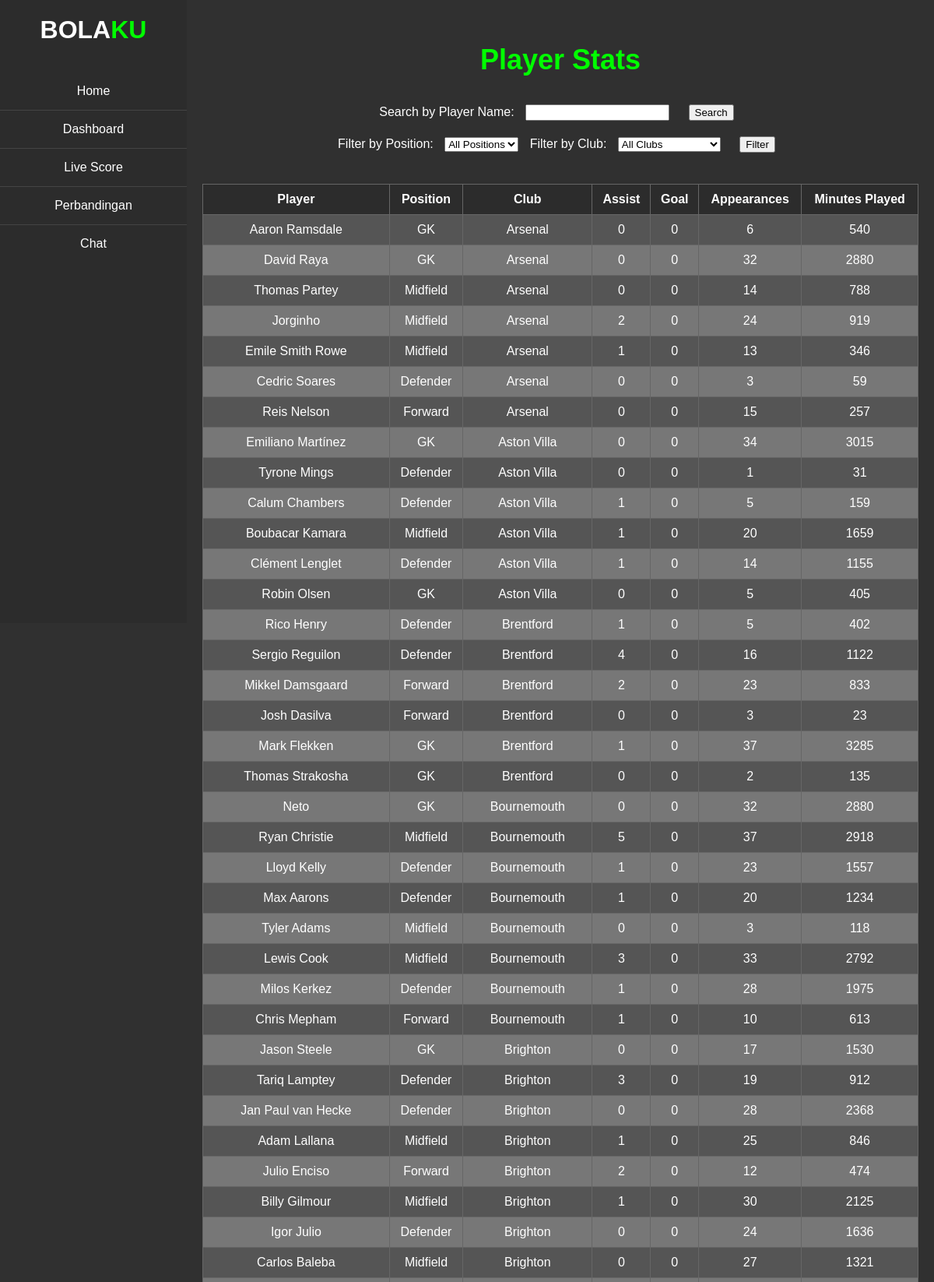
/player.php?sort=goal_asc (upper part), run on the app's committed database.
### tables this page shows
CREATE TABLE player_stats (
    id	INT,
    Player	VARCHAR(512),
    Position	VARCHAR(512),
    Club 	VARCHAR(512),
    Assist	VARCHAR(512),
    Goal	INT,
    Apps	INT,
    MinutesPlayed	INT
);

### player.php (the view, shortened to what this page needs)
<!DOCTYPE html>
<html lang="en">
<head>
</head>
<body>
    <div class="sidebar">
        <h1><span class="bola">BOLA</span><span class="ku">KU</span></h1>
        <ul>
            <li><a href="home.php">Home</a></li>
            <li><a href="dashboard.php">Dashboard</a></li>
            <li><a href="livescore.php">Live Score</a></li>
            <li><a href="perbandingan.php">Perbandingan</a></li>
            <li><a href="chat.php">Chat</a></li>
        </ul>
    </div>
    <div class="content">
        <div class="cards-container">
            <h3>Player Stats</h3>
            <form action="" method="GET">
                <label for="search">Search by Player Name:</label>
                <input type="text" id="search" name="search" value="<?php echo isset($_GET['search']) ? $_GET['search'] : ''; ?>">
                <input type="submit" value="Search">
            </form>
            <form action="" method="GET">
                <label for="position">Filter by Position:</label>
                <select id="position" name="position">
                    <option value="">All Positions</option>
                </select>
                <label for="club">Filter by Club:</label>
                <select id="club" name="club">
                    <option value="">All Clubs</option>
                </select>
                <input type="submit" value="Filter">
            </form>
            <table>
                <tr>
                    <th><a href="?sort=<?php echo isset($_GET['sort']) && $_GET['sort'] == 'player_asc' ? 'player_desc' : 'player_asc'; ?>">Player</a></th>
                    <th>Position</th>
                    <th>Club</th>
                    <th><a href="?sort=<?php echo isset($_GET['sort']) && $_GET['sort'] == 'assist_asc' ? 'assist_desc' : 'assist_asc'; ?>">Assist</a></th>
                    <th><a href="?sort=<?php echo isset($_GET['sort']) && $_GET['sort'] == 'goal_asc' ? 'goal_desc' : 'goal_asc'; ?>">Goal</a></th>
                    <th><a href="?sort=<?php echo isset($_GET['sort']) && $_GET['sort'] == 'apps_asc' ? 'apps_desc' : 'apps_asc'; ?>">Appearances</a></th>
                    <th><a href="?sort=<?php echo isset($_GET['sort']) && $_GET['sort'] == 'minutes_asc' ? 'minutes_desc' : 'minutes_asc'; ?>">Minutes Played</a></th>
                </tr>
                <?php
                include "koneksi.php";
                $query = "SELECT * FROM player_stats";
                if (isset($_GET['sort'])) {
                    $sort = $_GET['sort'];
                    switch ($sort) {
                        case 'goal_asc':
                            $query .= " ORDER BY Goal ASC";
                            break;
                    }
                } else {
                    $query .= " ORDER BY Player ASC";
                }
                $result = mysqli_query($koneksi, $query);
                while ($row = mysqli_fetch_assoc($result)) {
                    echo "<tr>";
                    echo "<td>{$row['Player']}</td>";
                    echo "<td>{$row['Position']}</td>";
                    echo "<td>{$row['Club']}</td>";
                    echo "<td>{$row['Assist']}</td>";
                    echo "<td>{$row['Goal']}</td>";
                    echo "<td>{$row['Apps']}</td>";
                    echo "<td>{$row['MinutesPlayed']}</td>";
                    echo "</tr>";
                }
                ?>
            </table>
        </div>
    </div>
</body>
</html>

### player.php (style rules this page uses)
body { font-family: Arial, sans-serif; margin: 0; padding: 0; background: #303030; color: white; display: flex; box-sizing: border-box; }
.sidebar { width: 240px; background-color: #2C2C2C; height: 100vh; position: fixed; left: 0; top: 0; color: white; }
.sidebar h1 { text-align: center; padding: 20px 0; background-color: #2C2C2C; margin: 0; }
.sidebar h1 .bola { color: white; }
.sidebar h1 .ku { color: #00ff00; }
.sidebar ul { list-style: none; padding: 0; }
.sidebar ul li { padding: 15px 20px; border-bottom: 1px solid #444; text-align: center; }
.sidebar ul li:last-child { border-bottom: none; }
.sidebar ul li a { color: white; text-decoration: none; display: block; transition: background-color 0.3s ease; }
.content { margin-left: 240px; padding: 20px; flex: 1; box-sizing: border-box; background-color: #303030; display: flex; flex-direction: column; align-items: center; }
.cards-container { display: flex; flex-direction: column; align-items: center; width: 100%; }
table { border-collapse: collapse; width: 100%; margin-top: 20px; background-color: #444; }
th, td { border: 1px solid #666; padding: 10px; text-align: center; color: white; }
th { background-color: #2C2C2C; cursor: pointer; }
th a { color: white; text-decoration: none; }
tr:nth-child(even) { background-color: #555; }
tr:nth-child(odd) { background-color: #777; }
h3 { text-align: center; font-size: 36px; color: #00ff00; }
form { margin-bottom: 20px; text-align: center; }
form input, form select { margin: 0 10px; }

### data on the page
player_stats: Player "Aaron Ramsdale", Position "GK", Club "Arsenal", Assist "0", Goal "0", Apps "6", MinutesPlayed "540"
player_stats: Player "David Raya", Position "GK", Club "Arsenal", Assist "0", Goal "0", Apps "32", MinutesPlayed "2880"
player_stats: Player "Thomas Partey", Position "Midfield", Club "Arsenal", Assist "0", Goal "0", Apps "14", MinutesPlayed "788"
player_stats: Player "Jorginho", Position "Midfield", Club "Arsenal", Assist "2", Goal "0", Apps "24", MinutesPlayed "919"
player_stats: Player "Emile Smith Rowe", Position "Midfield", Club "Arsenal", Assist "1", Goal "0", Apps "13", MinutesPlayed "346"
player_stats: Player "Cedric Soares", Position "Defender", Club "Arsenal", Assist "0", Goal "0", Apps "3", MinutesPlayed "59"
player_stats: Player "Reis Nelson", Position "Forward", Club "Arsenal", Assist "0", Goal "0", Apps "15", MinutesPlayed "257"
player_stats: Player "Emiliano Martínez", Position "GK", Club "Aston Villa", Assist "0", Goal "0", Apps "34", MinutesPlayed "3015"
player_stats: Player "Tyrone Mings", Position "Defender", Club "Aston Villa", Assist "0", Goal "0", Apps "1", MinutesPlayed "31"
player_stats: Player "Calum Chambers", Position "Defender", Club "Aston Villa", Assist "1", Goal "0", Apps "5", MinutesPlayed "159"
player_stats: Player "Boubacar Kamara", Position "Midfield", Club "Aston Villa", Assist "1", Goal "0", Apps "20", MinutesPlayed "1659"
player_stats: Player "Clément Lenglet", Position "Defender", Club "Aston Villa", Assist "1", Goal "0", Apps "14", MinutesPlayed "1155"
player_stats: Player "Robin Olsen", Position "GK", Club "Aston Villa", Assist "0", Goal "0", Apps "5", MinutesPlayed "405"
player_stats: Player "Rico Henry", Position "Defender", Club "Brentford", Assist "1", Goal "0", Apps "5", MinutesPlayed "402"
player_stats: Player "Sergio Reguilon", Position "Defender", Club "Brentford", Assist "4", Goal "0", Apps "16", MinutesPlayed "1122"
player_stats: Player "Mikkel Damsgaard", Position "Forward", Club "Brentford", Assist "2", Goal "0", Apps "23", MinutesPlayed "833"
player_stats: Player "Josh Dasilva", Position "Forward", Club "Brentford", Assist "0", Goal "0", Apps "3", MinutesPlayed "23"
player_stats: Player "Mark Flekken", Position "GK", Club "Brentford", Assist "1", Goal "0", Apps "37", MinutesPlayed "3285"
player_stats: Player "Thomas Strakosha", Position "GK", Club "Brentford", Assist "0", Goal "0", Apps "2", MinutesPlayed "135"
player_stats: Player "Neto", Position "GK", Club "Bournemouth", Assist "0", Goal "0", Apps "32", MinutesPlayed "2880"
player_stats: Player "Ryan Christie", Position "Midfield", Club "Bournemouth", Assist "5", Goal "0", Apps "37", MinutesPlayed "2918"
player_stats: Player "Lloyd Kelly", Position "Defender", Club "Bournemouth", Assist "1", Goal "0", Apps "23", MinutesPlayed "1557"
player_stats: Player "Max Aarons", Position "Defender", Club "Bournemouth", Assist "1", Goal "0", Apps "20", MinutesPlayed "1234"
player_stats: Player "Tyler Adams", Position "Midfield", Club "Bournemouth", Assist "0", Goal "0", Apps "3", MinutesPlayed "118"
player_stats: Player "Lewis Cook", Position "Midfield", Club "Bournemouth", Assist "3", Goal "0", Apps "33", MinutesPlayed "2792"
player_stats: Player "Milos Kerkez", Position "Defender", Club "Bournemouth", Assist "1", Goal "0", Apps "28", MinutesPlayed "1975"
player_stats: Player "Chris Mepham", Position "Forward", Club "Bournemouth", Assist "1", Goal "0", Apps "10", MinutesPlayed "613"
player_stats: Player "Jason Steele", Position "GK", Club "Brighton", Assist "0", Goal "0", Apps "17", MinutesPlayed "1530"
player_stats: Player "Tariq Lamptey", Position "Defender", Club "Brighton", Assist "3", Goal "0", Apps "19", MinutesPlayed "912"
player_stats: Player "Jan Paul van Hecke", Position "Defender", Club "Brighton", Assist "0", Goal "0", Apps "28", MinutesPlayed "2368"
player_stats: Player "Adam Lallana", Position "Midfield", Club "Brighton", Assist "1", Goal "0", Apps "25", MinutesPlayed "846"
player_stats: Player "Julio Enciso", Position "Forward", Club "Brighton", Assist "2", Goal "0", Apps "12", MinutesPlayed "474"
player_stats: Player "Billy Gilmour", Position "Midfield", Club "Brighton", Assist "1", Goal "0", Apps "30", MinutesPlayed "2125"
player_stats: Player "Igor Julio", Position "Defender", Club "Brighton", Assist "0", Goal "0", Apps "24", MinutesPlayed "1636"
player_stats: Player "Carlos Baleba", Position "Midfield", Club "Brighton", Assist "0", Goal "0", Apps "27", MinutesPlayed "1321"
